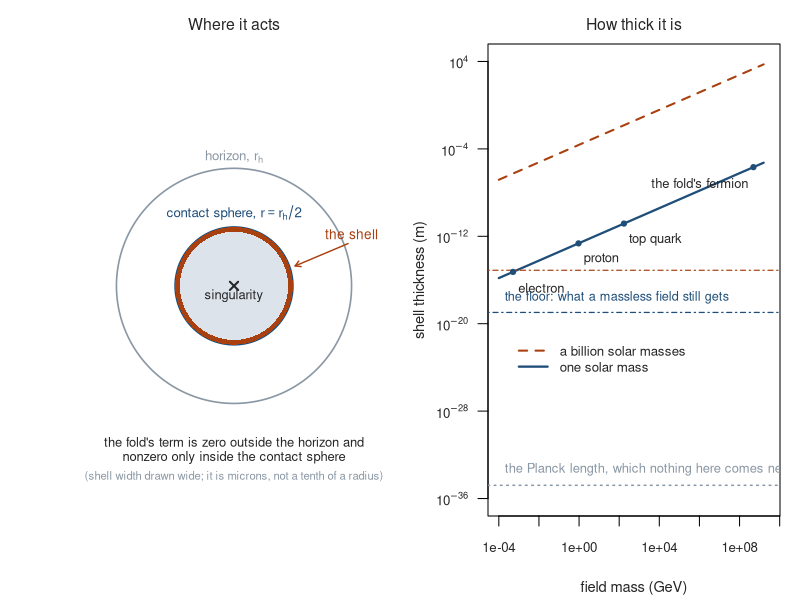
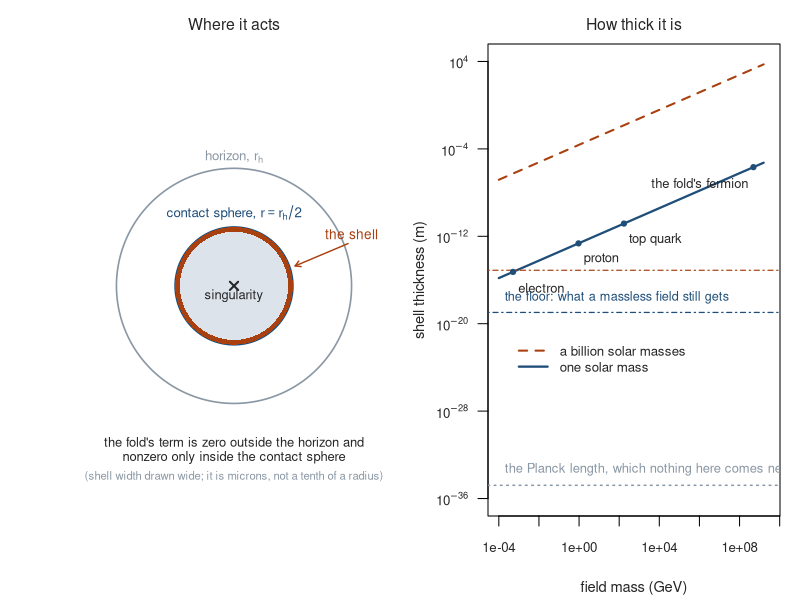

R code for these plots, in order:
# Where the construction leaves general relativity, and how thick that place is.
#
# Section 3.6 says the fold's extra term is identically zero outside every horizon and lives on the
# inner half of a hole's interior, and then computes how thick the shell is in which it beats the
# interior's own focusing. A reader meets that as three paragraphs of powers and coefficients. This
# draws it: the interior on the left with the contact sphere and the shell marked, and the thickness
# against the field's mass on the right, with the Planck length as the floor that decides whether
# any of it means anything.
#
# Every number is recomputed here from the same closed form image_stress_coefficient.R uses, and the
# two anchor values are asserted against that file's own output, so the figure cannot drift from it.

mP_GeV <- 1.220890e19; lP_m <- 1.616255e-35; rh_sun <- 2.953250e3
Bstar  <- 11.5138          # the level to beat, from interior_focusing_threshold.R
KAP    <- 0.0039329        # the coefficient, from image_stress_coefficient.R
PW     <- 2.5              # the power, from caustic_power_at_a_hole.R

Dstar <- function(m_GeV, Msun = 1, kap = KAP)
  (8 * pi * kap * (m_GeV / mP_GeV)^2 / Bstar)^(1 / PW) * rh_sun * Msun

# The floor. The mass-independent piece of the caustic stress is two powers more divergent and
# vastly smaller, so it never touches a massive field's shell, but it stops the shell going to
# zero: T_kk = -CKK M^{-1/2}(M-r)^{-7/2} against the same B*/r_h^2 leaves D ~ lP^{4/7} r_h^{3/7}.
CKK <- 3.191916e-3
Dfloor <- function(Msun) { rh <- rh_sun*Msun
  (8*pi*lP_m^2 * CKK * sqrt(2/rh) / Bstar * rh^2)^(2/7) }
stopifnot(abs(Dfloor(1)/1.079e-19 - 1) < 0.01, Dfloor(1) > 1e3*lP_m)

cat("=== the two anchors, against the files they come from ===\n")
cat(sprintf("   the 491.6 PeV fermion at one solar mass: %.4e m, against 2.127e-06\n",
            Dstar(4.916e8)))
cat(sprintf("   an electron at one solar mass:           %.4e m, against 5.510e-16\n",
            Dstar(0.000511)))
stopifnot(abs(Dstar(4.916e8) / 2.127e-6 - 1) < 0.01,
          abs(Dstar(0.000511) / 5.510e-16 - 1) < 0.01)

FIELDS <- list(list("electron", 0.000511), list("muon", 0.10566), list("proton", 0.938272),
               list("b", 4.18), list("W", 80.377), list("top", 172.69),
               list("the fold's fermion", 4.916e8))

ink <- "grey15"; c1 <- "#1f4e79"; c2 <- "#a8400f"; grey <- "#8a97a4"; pale <- "#dce3ea"

draw <- function() {
  par(mfrow = c(1, 2), mar = c(4.2, 4.4, 2.2, 1.0), xpd = NA)

  ## left: the interior, the contact region, the shell
  plot(NA, xlim = c(-1.15, 1.15), ylim = c(-1.15, 1.25), asp = 1, axes = FALSE,
       xlab = "", ylab = "", main = "")
  th <- seq(0, 2 * pi, length.out = 400)
  # the horizon
  polygon(cos(th), sin(th), border = grey, lwd = 1.6, col = NA)
  # the contact region, r <= M = r_h/2
  polygon(0.5 * cos(th), 0.5 * sin(th), border = NA, col = pale)
  polygon(0.5 * cos(th), 0.5 * sin(th), border = c1, lwd = 1.8)
  # the shell, drawn at an exaggerated width with the exaggeration stated
  polygon(c(0.5 * cos(th), rev(0.46 * cos(th))), c(0.5 * sin(th), rev(0.46 * sin(th))),
          border = NA, col = c2)
  points(0, 0, pch = 4, cex = 1.1, col = ink, lwd = 2)
  text(0, -0.085, "singularity", col = ink, cex = 0.78)
  text(0, 1.10, expression(paste("horizon, ", r[h])), col = grey, cex = 0.80)
  text(0, 0.62, expression(paste("contact sphere, ", r == r[h] / 2)), col = c1, cex = 0.80)
  # centred, not left-aligned at 1.02: with asp = 1 the panel is barely wider than the stated
  # xlim and a left-aligned label of this length runs off the right edge.
  text(1.00, 0.44, "the shell", col = c2, cex = 0.82)
  arrows(0.97, 0.36, 0.52, 0.17, length = 0.06, col = c2, lwd = 1.4)
  text(0, -1.33, "the fold's term is zero outside the horizon and", col = ink, cex = 0.78)
  text(0, -1.46, "nonzero only inside the contact sphere", col = ink, cex = 0.78)
  text(0, -1.62, "(shell width drawn wide; it is microns, not a tenth of a radius)",
       col = grey, cex = 0.68)
  mtext("Where it acts", side = 3, line = 0.5, cex = 0.95, col = ink)

  ## right: thickness against mass
  par(xpd = FALSE)
  ms <- 10^seq(-4, 9.2, length.out = 400)
  y1 <- Dstar(ms, 1); y2 <- Dstar(ms, 1e9)
  plot(ms, y1, log = "xy", type = "l", lwd = 2.2, col = c1,
       ylim = c(1e-36, 1e4), xlim = c(1e-4, 3e9), yaxt = "n",
       xlab = "field mass (GeV)", ylab = "shell thickness (m)",
       cex.lab = 0.88, cex.axis = 0.80, col.axis = ink, col.lab = ink, main = "")
  axis(2, at = 10^seq(-36, 4, by = 8), labels = parse(text = sprintf("10^%d", seq(-36, 4, by = 8))),
       cex.axis = 0.80, col.axis = ink, las = 1)
  lines(ms, y2, lwd = 2.0, col = c2, lty = 2)
  # the Planck length, which is the whole point of the panel: everything sits far above it
  abline(h = lP_m, col = grey, lwd = 1.5, lty = 3)
  text(2.0e-4, lP_m * 30, "the Planck length, which nothing here comes near",
       col = grey, cex = 0.78, adj = 0)
  # and the floor: the mass-independent term gives a shell no field falls below
  abline(h = Dfloor(1), col = c1, lwd = 1.2, lty = 4)
  abline(h = Dfloor(1e9), col = c2, lwd = 1.2, lty = 4)
  # the floor line ran through this at 2.4x; lifted clear, still well under Dfloor(1e9)
  text(2.0e-4, Dfloor(1)*25, "the floor: what a massless field still gets",
       col = c1, cex = 0.76, adj = 0)
  SHOW <- list(list("electron", 0.000511, 0), list("proton", 0.938272, 0),
               list("top quark", 172.69, 0), list("the fold's fermion", 4.916e8, 1))
  for (f in SHOW) {
    m <- f[[2]]; d <- Dstar(m)
    points(m, d, pch = 19, cex = 0.70, col = c1)
    if (f[[3]] == 0) text(m * 1.8, d * 0.035, f[[1]], col = ink, cex = 0.78, adj = 0)
    else            text(m * 0.55, d * 0.035, f[[1]], col = ink, cex = 0.78, adj = 1)
  }
  legend(10^-3.6, 10^-21, legend = c("a billion solar masses", "one solar mass"),
         col = c(c2, c1), lty = c(2, 1), lwd = c(2.0, 2.2), bty = "n",
         cex = 0.80, text.col = ink, seg.len = 2.4)
  mtext("How thick it is", side = 3, line = 0.5, cex = 0.95, col = ink)
  par(xpd = NA)
}

for (dev in c("pdf", "png")) {
  out <- sprintf("paper/fig_interior_shell.%s", dev)
  if (dev == "pdf") pdf(out, width = 9.6, height = 4.8, pointsize = 12)
  else png(out, width = 9.6, height = 4.8, units = "in", res = 200, pointsize = 12)
  draw(); invisible(dev.off())
  cat(sprintf("   wrote %s\n", out))
}

cat("\n=== the plant: the figure must break if the coefficient moves ===\n")
cat("   The two anchors are asserted against image_stress_coefficient.R's own numbers, so a change\n")
cat("   there without a change here stops the script. Checked by pretending kappa moved by ten:\n")
fake <- Dstar(4.916e8, 1, KAP * 10)
cat(sprintf("      kappa x 10 would give %.4e m against the asserted 2.127e-06  ->  %s\n",
            fake, ifelse(abs(fake / 2.127e-6 - 1) < 0.01, "would draw", "STOPS, as it must")))
stopifnot(abs(fake / 2.127e-6 - 1) > 0.01)
cat("   And the Planck-length line has to be crossed by something, or the panel says nothing:\n")
below <- sum(sapply(FIELDS, function(f) Dstar(f[[2]]) < lP_m))
cat(sprintf("      fields on the list below a Planck length at one solar mass: %d of %d\n",
            below, length(FIELDS)))
cat("      none, which is the result; the line is there so a reader can see that it is none.\n")
